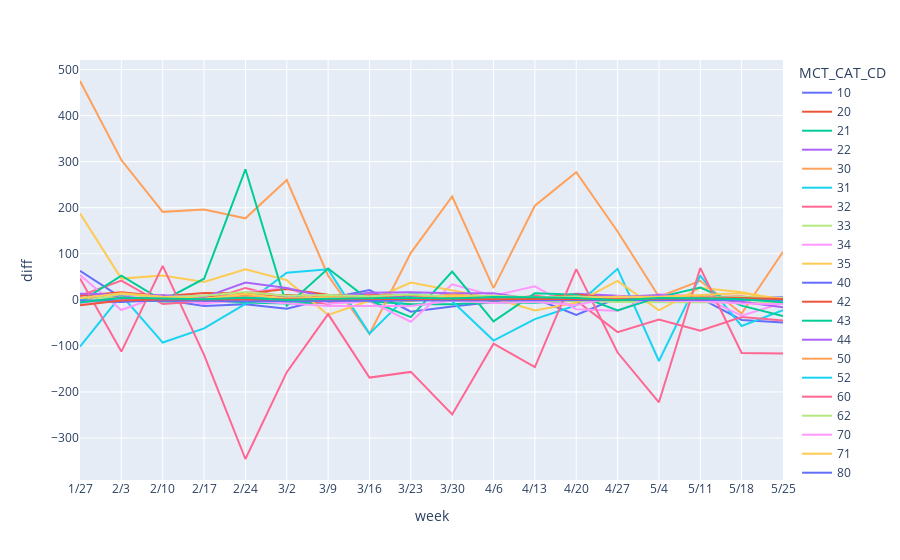

The cell this chart's notebook holds for it:
### Code cell
fig = px.line(cnt_diff2, x="week", y="diff", color='MCT_CAT_CD')

fig.update_layout(
    xaxis = dict(
        tickmode = 'array',
        tickvals = np.arange(0, len(test2)),
        ticktext = test2
    )
)
fig.show()

### Figure 1 — Plotly figure (JSON) as saved in the notebook; plotly's stock layout.template omitted (floating-point values rounded to 4 significant figures)
{"data": [{"hovertemplate": "MCT_CAT_CD=10<br>week=%{x}<br>diff=%{y}<extra></extra>", "legendgroup": "10", "line": {"color": "#636efa", "dash": "solid"}, "mode": "lines", "name": "10", "orientation": "v", "showlegend": true, "type": "scatter", "x": [5, 6, 7, 8, 9, 10, 11, 12, 13, 14, 15, 16, 17, 18, 19, 20, 21, 22], "xaxis": "x", "y": [62.8, 4.905, 0.03543, -13.38, -9.637, -19.1, 2.862, 21.04, -25.6, -14.42, -4.981, 2.704, -32.7, 3.808, -2.483, 3.566, -43.67, -49.03], "yaxis": "y"}, {"hovertemplate": "MCT_CAT_CD=20<br>week=%{x}<br>diff=%{y}<extra></extra>", "legendgroup": "20", "line": {"color": "#EF553B", "dash": "solid"}, "mode": "lines", "name": "20", "orientation": "v", "showlegend": true, "type": "scatter", "x": [5, 6, 7, 8, 9, 10, 11, 12, 13, 14, 15, 16, 17, 18, 19, 20, 21, 22], "xaxis": "x", "y": [-0.6835, 3.612, 6.052, 6.272, 10.49, 10.53, 6.764, 2.516, 3.833, 2.499, 2.442, -2.642, -1.882, -0.04831, 2.094, 5.715, 7.347, 0.1647], "yaxis": "y"}, {"hovertemplate": "MCT_CAT_CD=21<br>week=%{x}<br>diff=%{y}<extra></extra>", "legendgroup": "21", "line": {"color": "#00cc96", "dash": "solid"}, "mode": "lines", "name": "21", "orientation": "v", "showlegend": true, "type": "scatter", "x": [5, 6, 7, 8, 9, 10, 11, 12, 13, 14, 15, 16, 17, 18, 19, 20, 21, 22], "xaxis": "x", "y": [-0.5576, 2.783, -3.387, -3.637, -5.595, -8.001, -5.787, -3.326, -9.593, -9.639, -5.138, -6.371, -1.563, -2.42, 2.031, 2.114, 0.7655, 0.02481], "yaxis": "y"}, {"hovertemplate": "MCT_CAT_CD=22<br>week=%{x}<br>diff=%{y}<extra></extra>", "legendgroup": "22", "line": {"color": "#ab63fa", "dash": "solid"}, "mode": "lines", "name": "22", "orientation": "v", "showlegend": true, "type": "scatter", "x": [5, 6, 7, 8, 9, 10, 11, 12, 13, 14, 15, 16, 17, 18, 19, 20, 21, 22], "xaxis": "x", "y": [2.161, 7.816, -1.856, 2.219, 1.513, 5.891, 2.098, 8.049, 7.283, 8.135, 7.94, 2.233, 13.45, 8.863, 3.142, 8.099, 3.863, 4.985], "yaxis": "y"}, {"hovertemplate": "MCT_CAT_CD=30<br>week=%{x}<br>diff=%{y}<extra></extra>", "legendgroup": "30", "line": {"color": "#FFA15A", "dash": "solid"}, "mode": "lines", "name": "30", "orientation": "v", "showlegend": true, "type": "scatter", "x": [5, 6, 7, 8, 9, 10, 11, 12, 13, 14, 15, 16, 17, 18, 19, 20, 21, 22], "xaxis": "x", "y": [475.2, 303.5, 191.0, 196.2, 176.9, 260.2, 52.41, -74.2, 102.1, 224.4, 25.52, 204.3, 277.2, 148.3, 6.812, 41.39, -29.77, 104.2], "yaxis": "y"}, {"hovertemplate": "MCT_CAT_CD=31<br>week=%{x}<br>diff=%{y}<extra></extra>", "legendgroup": "31", "line": {"color": "#19d3f3", "dash": "solid"}, "mode": "lines", "name": "31", "orientation": "v", "showlegend": true, "type": "scatter", "x": [5, 6, 7, 8, 9, 10, 11, 12, 13, 14, 15, 16, 17, 18, 19, 20, 21, 22], "xaxis": "x", "y": [-101.8, 10.21, -92.75, -62.07, -8.679, 58.92, 66.17, -73.3, 15.61, -2.962, -88.46, -41.98, -11.87, 67.4, -132.9, 51.9, -56.7, -22.72], "yaxis": "y"}, {"hovertemplate": "MCT_CAT_CD=32<br>week=%{x}<br>diff=%{y}<extra></extra>", "legendgroup": "32", "line": {"color": "#FF6692", "dash": "solid"}, "mode": "lines", "name": "32", "orientation": "v", "showlegend": true, "type": "scatter", "x": [5, 6, 7, 8, 9, 10, 11, 12, 13, 14, 15, 16, 17, 18, 19, 20, 21, 22], "xaxis": "x", "y": [8.874, 41.73, -9.208, -3.163, 25.87, 3.884, -8.745, 12.8, -2.05, 11.48, -1.438, 8.73, -1.592, -70.17, -42.6, -66.88, -37.22, -45.14], "yaxis": "y"}, {"hovertemplate": "MCT_CAT_CD=33<br>week=%{x}<br>diff=%{y}<extra></extra>", "legendgroup": "33", "line": {"color": "#B6E880", "dash": "solid"}, "mode": "lines", "name": "33", "orientation": "v", "showlegend": true, "type": "scatter", "x": [5, 6, 7, 8, 9, 10, 11, 12, 13, 14, 15, 16, 17, 18, 19, 20, 21, 22], "xaxis": "x", "y": [1.704, 3.762, 2.384, 2.068, 3.128, 1.774, 2.1, -0.02767, 0.8116, 1.493, -0.2892, -2.253, -2.849, -4.507, -4.44, -4.752, -5.733, -7.806], "yaxis": "y"}, {"hovertemplate": "MCT_CAT_CD=34<br>week=%{x}<br>diff=%{y}<extra></extra>", "legendgroup": "34", "line": {"color": "#FF97FF", "dash": "solid"}, "mode": "lines", "name": "34", "orientation": "v", "showlegend": true, "type": "scatter", "x": [5, 6, 7, 8, 9, 10, 11, 12, 13, 14, 15, 16, 17, 18, 19, 20, 21, 22], "xaxis": "x", "y": [53.68, -22.19, 10.53, -9.31, 16.23, 25.83, -8.595, -3.452, -47.59, 33.58, 8.975, 29.33, -20.25, -23.75, 12.02, 8.542, -34.53, -6.223], "yaxis": "y"}, {"hovertemplate": "MCT_CAT_CD=35<br>week=%{x}<br>diff=%{y}<extra></extra>", "legendgroup": "35", "line": {"color": "#FECB52", "dash": "solid"}, "mode": "lines", "name": "35", "orientation": "v", "showlegend": true, "type": "scatter", "x": [5, 6, 7, 8, 9, 10, 11, 12, 13, 14, 15, 16, 17, 18, 19, 20, 21, 22], "xaxis": "x", "y": [187.9, 46.07, 52.97, 38.64, 66.38, 42.73, -32.85, -2.085, 37.51, 20.1, 3.348, -23.08, -6.322, 41.0, -23.01, 26.28, 16.4, -0.5635], "yaxis": "y"}, {"hovertemplate": "MCT_CAT_CD=40<br>week=%{x}<br>diff=%{y}<extra></extra>", "legendgroup": "40", "line": {"color": "#636efa", "dash": "solid"}, "mode": "lines", "name": "40", "orientation": "v", "showlegend": true, "type": "scatter", "x": [5, 6, 7, 8, 9, 10, 11, 12, 13, 14, 15, 16, 17, 18, 19, 20, 21, 22], "xaxis": "x", "y": [-2.523, -4.955, -0.5634, -0.1468, -2.2, -1.37, -0.3856, 0.215, 0.3246, -0.4106, 0.9742, 1.767, 1.736, 3.246, 3.098, 2.784, 2.675, 5.021], "yaxis": "y"}, {"hovertemplate": "MCT_CAT_CD=42<br>week=%{x}<br>diff=%{y}<extra></extra>", "legendgroup": "42", "line": {"color": "#EF553B", "dash": "solid"}, "mode": "lines", "name": "42", "orientation": "v", "showlegend": true, "type": "scatter", "x": [5, 6, 7, 8, 9, 10, 11, 12, 13, 14, 15, 16, 17, 18, 19, 20, 21, 22], "xaxis": "x", "y": [8.644, 16.5, 7.569, 14.87, 13.83, 23.27, 10.94, 9.123, 10.46, 5.188, -1.07, 3.327, 11.57, 3.196, 5.615, 5.061, 2.892, -0.8043], "yaxis": "y"}, {"hovertemplate": "MCT_CAT_CD=43<br>week=%{x}<br>diff=%{y}<extra></extra>", "legendgroup": "43", "line": {"color": "#00cc96", "dash": "solid"}, "mode": "lines", "name": "43", "orientation": "v", "showlegend": true, "type": "scatter", "x": [5, 6, 7, 8, 9, 10, 11, 12, 13, 14, 15, 16, 17, 18, 19, 20, 21, 22], "xaxis": "x", "y": [-4.376, 52.66, -1.587, 45.77, 283.5, -12.73, 68.1, -1.082, -37.57, 61.39, -46.82, 14.24, 11.31, -22.85, 5.855, 26.85, -12.67, -34.93], "yaxis": "y"}, {"hovertemplate": "MCT_CAT_CD=44<br>week=%{x}<br>diff=%{y}<extra></extra>", "legendgroup": "44", "line": {"color": "#ab63fa", "dash": "solid"}, "mode": "lines", "name": "44", "orientation": "v", "showlegend": true, "type": "scatter", "x": [5, 6, 7, 8, 9, 10, 11, 12, 13, 14, 15, 16, 17, 18, 19, 20, 21, 22], "xaxis": "x", "y": [13.46, 10.97, 9.699, 5.395, 37.41, 25.49, 5.031, 15.64, 16.65, 14.35, 14.54, 0.6819, 6.552, 6.101, 10.51, 4.014, -4.33, -16.24], "yaxis": "y"}, {"hovertemplate": "MCT_CAT_CD=50<br>week=%{x}<br>diff=%{y}<extra></extra>", "legendgroup": "50", "line": {"color": "#FFA15A", "dash": "solid"}, "mode": "lines", "name": "50", "orientation": "v", "showlegend": true, "type": "scatter", "x": [5, 6, 7, 8, 9, 10, 11, 12, 13, 14, 15, 16, 17, 18, 19, 20, 21, 22], "xaxis": "x", "y": [-4.683, 5.312, -0.5823, 1.171, 7.728, 2.871, 6.824, 3.928, 3.844, 11.54, 6.298, 4.018, 4.455, 4.357, 5.173, 6.144, 3.685, 3.022], "yaxis": "y"}, {"hovertemplate": "MCT_CAT_CD=52<br>week=%{x}<br>diff=%{y}<extra></extra>", "legendgroup": "52", "line": {"color": "#19d3f3", "dash": "solid"}, "mode": "lines", "name": "52", "orientation": "v", "showlegend": true, "type": "scatter", "x": [5, 6, 7, 8, 9, 10, 11, 12, 13, 14, 15, 16, 17, 18, 19, 20, 21, 22], "xaxis": "x", "y": [-0.4854, 0.6299, -0.2284, 0.1577, 4.704, 1.685, 1.577, 1.242, 1.066, 2.378, 0.9145, 0.7756, 0.568, 1.058, 0.2099, 0.7551, 0.4249, 0.2565], "yaxis": "y"}, {"hovertemplate": "MCT_CAT_CD=60<br>week=%{x}<br>diff=%{y}<extra></extra>", "legendgroup": "60", "line": {"color": "#FF6692", "dash": "solid"}, "mode": "lines", "name": "60", "orientation": "v", "showlegend": true, "type": "scatter", "x": [5, 6, 7, 8, 9, 10, 11, 12, 13, 14, 15, 16, 17, 18, 19, 20, 21, 22], "xaxis": "x", "y": [46.55, -112.4, 73.79, -119.4, -345.6, -157.1, -30.93, -168.9, -156.5, -248.8, -95.26, -146.2, 66.69, -114.5, -222.5, 69.14, -115.6, -116.3], "yaxis": "y"}, {"hovertemplate": "MCT_CAT_CD=62<br>week=%{x}<br>diff=%{y}<extra></extra>", "legendgroup": "62", "line": {"color": "#B6E880", "dash": "solid"}, "mode": "lines", "name": "62", "orientation": "v", "showlegend": true, "type": "scatter", "x": [5, 6, 7, 8, 9, 10, 11, 12, 13, 14, 15, 16, 17, 18, 19, 20, 21, 22], "xaxis": "x", "y": [-4.421, 12.69, 5.914, 8.844, 16.81, 8.945, 10.63, 7.895, 11.76, 7.054, 8.859, 5.861, 6.983, 3.968, 5.97, 3.648, 6.228, 4.239], "yaxis": "y"}, {"hovertemplate": "MCT_CAT_CD=70<br>week=%{x}<br>diff=%{y}<extra></extra>", "legendgroup": "70", "line": {"color": "#FF97FF", "dash": "solid"}, "mode": "lines", "name": "70", "orientation": "v", "showlegend": true, "type": "scatter", "x": [5, 6, 7, 8, 9, 10, 11, 12, 13, 14, 15, 16, 17, 18, 19, 20, 21, 22], "xaxis": "x", "y": [-6.877, -0.2807, 2.816, -6.714, -2.088, -7.164, -13.58, -13.22, -13.19, -1.819, -6.895, -4.004, -11.97, 7.709, -1.943, -3.046, -7.983, -9.098], "yaxis": "y"}, {"hovertemplate": "MCT_CAT_CD=71<br>week=%{x}<br>diff=%{y}<extra></extra>", "legendgroup": "71", "line": {"color": "#FECB52", "dash": "solid"}, "mode": "lines", "name": "71", "orientation": "v", "showlegend": true, "type": "scatter", "x": [5, 6, 7, 8, 9, 10, 11, 12, 13, 14, 15, 16, 17, 18, 19, 20, 21, 22], "xaxis": "x", "y": [3.444, 14.23, 6.736, 2.225, 12.42, 2.154, 4.546, 3.001, -3.86, 9.129, 4.341, 3.72, 3.688, 6.827, 6.771, 10.59, 14.23, 1.676], "yaxis": "y"}, {"hovertemplate": "MCT_CAT_CD=80<br>week=%{x}<br>diff=%{y}<extra></extra>", "legendgroup": "80", "line": {"color": "#636efa", "dash": "solid"}, "mode": "lines", "name": "80", "orientation": "v", "showlegend": true, "type": "scatter", "x": [5, 6, 7, 8, 9, 10, 11, 12, 13, 14, 15, 16, 17, 18, 19, 20, 21, 22], "xaxis": "x", "y": [-1.293, -1.14, -0.7464, -2.118, -3.108, -2.247, -2.114, -2.149, -1.72, -1.431, -1.465, -0.8003, -0.6521, -0.7866, -0.2126, -0.1411, 0.1261, 0.3473], "yaxis": "y"}, {"hovertemplate": "MCT_CAT_CD=81<br>week=%{x}<br>diff=%{y}<extra></extra>", "legendgroup": "81", "line": {"color": "#EF553B", "dash": "solid"}, "mode": "lines", "name": "81", "orientation": "v", "showlegend": true, "type": "scatter", "x": [5, 6, 7, 8, 9, 10, 11, 12, 13, 14, 15, 16, 17, 18, 19, 20, 21, 22], "xaxis": "x", "y": [-11.99, -1.54, 0.8459, 1.322, 1.959, 1.656, 1.525, 1.761, 1.303, 1.61, 1.525, 1.69, 1.293, 1.482, 2.361, 2.903, 4.108, 1.696], "yaxis": "y"}, {"hovertemplate": "MCT_CAT_CD=92<br>week=%{x}<br>diff=%{y}<extra></extra>", "legendgroup": "92", "line": {"color": "#00cc96", "dash": "solid"}, "mode": "lines", "name": "92", "orientation": "v", "showlegend": true, "type": "scatter", "x": [5, 6, 7, 8, 9, 10, 11, 12, 13, 14, 15, 16, 17, 18, 19, 20, 21, 22], "xaxis": "x", "y": [-5.551, 4.653, 2.956, 1.157, 4.272, -0.1201, 2.136, 3.822, 4.641, 2.904, 5.922, 5.47, 4.102, -0.6692, 3.823, 3.703, 1.307, -5.004], "yaxis": "y"}], "layout": {"legend": {"title": {"text": "MCT_CAT_CD"}, "tracegroupgap": 0}, "margin": {"t": 60}, "xaxis": {"anchor": "y", "domain": [0, 1], "tickmode": "array", "ticktext": ["12/23", "12/30", "1/6", "1/13", "1/20", "1/27", "2/3", "2/10", "2/17", "2/24", "3/2", "3/9", "3/16", "3/23", "3/30", "4/6", "4/13", "4/20", "4/27", "5/4", "5/11", "5/18", "5/25", "6/1", "6/8", "6/15", "6/22", "6/29", "7/6", "7/13", "7/20", "7/27", "8/3", "8/10", "8/17", "8/24", "8/31", "9/7", "9/14", "9/21", "9/28", "10/5", "10/12", "10/19", "10/26", "11/2", "11/9", "11/16", "11/23", "11/30", "12/7", "12/14"], "tickvals": [0, 1, 2, 3, 4, 5, 6, 7, 8, 9, 10, 11, 12, 13, 14, 15, 16, 17, 18, 19, 20, 21, 22, 23, 24, 25, 26, 27, 28, 29, 30, 31, 32, 33, 34, 35, 36, 37, 38, 39, 40, 41, 42, 43, 44, 45, 46, 47, 48, 49, 50, 51], "title": {"text": "week"}}, "yaxis": {"anchor": "x", "domain": [0, 1], "title": {"text": "diff"}}}}
